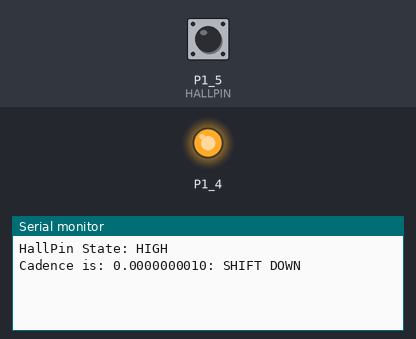
This sketch was run on a simulated TI MSP430 LaunchPad. Parts: output pins drawn as LEDs (lit = HIGH), the last lines printed to the serial monitor. Inputs (shaded band) come from the test bench; at power-on: P1_5 (HALLPIN) HIGH.

Above: at 1.2 s.
1.3 s: P1_5 (HALLPIN) pulled LOW for 0.15 s
At 1.43 s:
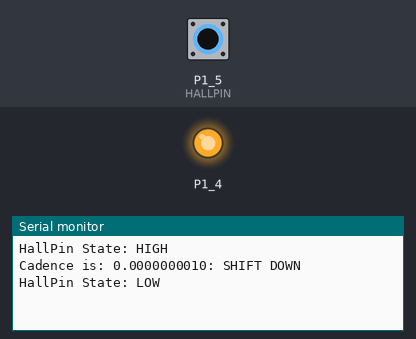
At 1.9 s:
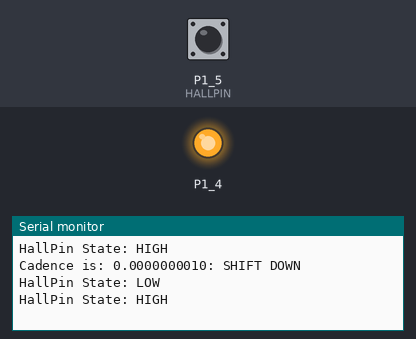

Measured:
- after the input at 1.3 s, the serial monitor: prints a new line at once (image 1)

The sketch:

rpm_module.ino
```cpp
/*
 * Mackenzie Binns
 *
 * Hall Effect Sensor Module
 *
 * This code is used for a Latching hall effect sensor to calculate
 * The RPM of a bike being pedaled
 *
 * Version: 1.1
*/

//defines
#define NUMMAG 4
#define RPMSIZE 5
#define HALLPIN P1_5

//Global variable declaration
unsigned long oldtime;
double average;
int rps[RPMSIZE];
int rpsidx;
int mag_count;
int hallRead;
int switched;
int target;

//function prototypes
void calc_average();
void shift_up();
void shift_down();
void check_cadence();
void set_target(int);

void setup()
{
    Serial.begin(9600);

    //Pull up to start
    pinMode(HALLPIN,INPUT_PULLUP);
    pinMode(P1_4,OUTPUT);
    digitalWrite(P1_4,HIGH);

    //initialize variables
    switched = 0;
    mag_count = 0;
    oldtime = 0;
    average = 0;
    target = 75;

    for (rpsidx = RPMSIZE - 1; rpsidx >= 0; rpsidx--)
        rps[rpsidx] = 0;
}

void loop()
{
    hallRead = digitalRead(HALLPIN);

    // only reads once a second
    if(millis() - oldtime > 1000)
    {
        calc_average();
        check_cadence();
    }

    // check what state the hall pin is in
    // and calculate revolutions
    if(hallRead == 1 && switched == 0)
    {
        //TODO remove debug statement
        Serial.print("HallPin State: HIGH\n");
        mag_count++;
        switched = 1;
    }else if(hallRead == 0 && switched == 1)
    {
        //TODO remove debug statement
        Serial.print("HallPin State: LOW\n");
        mag_count++;
        switched = 0;
    }
}

void calc_average()
{
    rps[rpsidx] = mag_count;

    // increase the index until you reace 5 then reset to zero
    rpsidx = (rpsidx + 1) % RPMSIZE;

    //calculate the new moving average
    average = 0;
    for (int idx = 0; idx < RPMSIZE; idx++)
        average += rps[idx];

    //Calculate RPM from the RPS moving average
    average /= RPMSIZE;
    average *= 60;
    average /= NUMMAG;

    //Reset oldtime to calculate the next second
    oldtime = millis();

    //Reset mag_count for the next pass
    mag_count = 0;

    //TODO remove debug statement
    Serial.print("Cadence is: ");
    Serial.print(average,DEC);
    Serial.print(": ");
}

void check_cadence()
{
    //pedaling is getting hard shift down to make it easier
    if((target - average) >= 10)
    {
        shift_down();
    }
    //pedaling is getting easy shift up to make it easier
    if((average - target) >= 10)
    {
        shift_up();
    }
}

void shift_up()
{
    //TODO send signal to motor board
    Serial.println("SHIFT UP");
}

void shift_down()
{
    //TODO send signal to motor board
    Serial.println("SHIFT DOWN");
}

void set_target(int tar)
{
    //TODO recive target information from LCD board
    target = tar;
}
```
